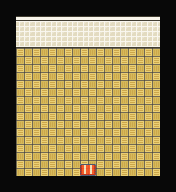

This is a level from a 2D game, rendered from its Tiled map with the project's own tilesets. A one-line summary and the map file follow, with tile-layer data summarised:
An orthogonal 11x12 tile map with 16x16 px tiles, 6 tile layers (Walkable, Other, Collisions, Other, ...), 5 tilesets and 4 objects (3x bot, teleport on push).

<map version="1.0" orientation="orthogonal" width="11" height="12" tilewidth="16" tileheight="16">
 <tileset firstgid="1" source="../../../../tileset/inside-terra.tsx" />
 <tileset firstgid="1025" source="../../../../tileset/invisible.tsx" />
 <tileset firstgid="1041" source="../../../../tileset/inside-decoration.tsx" />
 <tileset firstgid="2065" source="../../../../tileset/inside-mobilier.tsx" />
 <tileset firstgid="3089" source="../../../../tileset/rename.tsx" />
 <layer name="Walkable" width="11" height="12">
  <data>[132 cells, 90 non-empty, 1 distinct tile ids]</data>
 </layer>
 <layer name="Other" width="11" height="12" opacity="0.9">
  <data>[132 cells, 1 non-empty, 1 distinct tile ids]</data>
 </layer>
 <layer name="Collisions" width="11" height="12">
  <data>[132 cells, 60 non-empty, 3 distinct tile ids]</data>
 </layer>
 <layer name="Other" width="11" height="12">
  <data>[132 cells, 0 non-empty, 0 distinct tile ids]</data>
 </layer>
 <layer name="WalkBehind" width="11" height="12">
  <data>[132 cells, 0 non-empty, 0 distinct tile ids]</data>
 </layer>
 <layer name="other" width="11" height="12">
  <data>[132 cells, 0 non-empty, 0 distinct tile ids]</data>
 </layer>
 <objectgroup name="Moving" width="0" height="0">
  <object name="teleport on push" type="teleport on push" gid="1027" x="80" y="192">
   <properties>
    <property name="map" value="../-7.12" />
    <property name="x" value="18" />
    <property name="y" value="3" />
   </properties>
  </object>
 </objectgroup>
 <objectgroup name="Object" width="0" height="0">
  <object type="bot" gid="1027" x="32" y="160">
   <properties>
    <property name="file" value="../../bots-fights" />
    <property name="id" value="7073" />
    <property name="lookAt" value="right" />
    <property name="skin" value="terranite" />
   </properties>
  </object>
  <object type="bot" gid="1027" x="112" y="80">
   <properties>
    <property name="file" value="../../bots-fights" />
    <property name="id" value="7074" />
    <property name="lookAt" value="left" />
    <property name="skin" value="terranite" />
   </properties>
  </object>
  <object type="bot" gid="1027" x="80" y="64">
   <properties>
    <property name="file" value="../../bots-fights" />
    <property name="id" value="7075" />
    <property name="lookAt" value="bottom" />
    <property name="skin" value="rick" />
   </properties>
  </object>
 </objectgroup>
</map>
